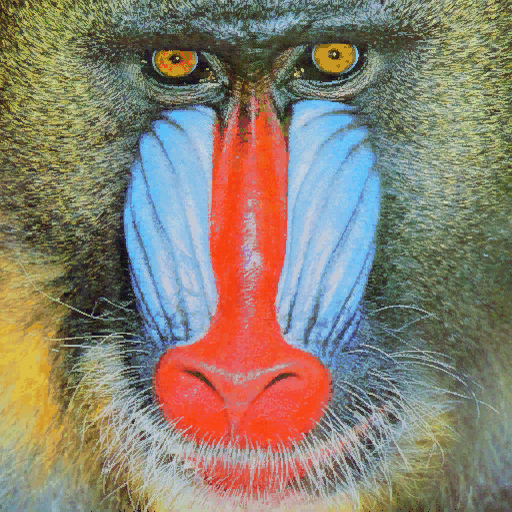
#> input picture P2/mandril.jpg, 512 x 512 px, found by its file name
$ jupyter execute VC_P2_CSM.ipynb   (older library calls are emulated)   (text cells are left out)
#> lines starting #> are read from the running program, lines starting #| are printed output that depends on the picture; after the words box and inside, x2 and y2 are one past the last pixel; in counts of white or black regions, pixels touching at a corner belong together
[cell 1]
import cv2
import numpy as np
import matplotlib.pyplot as plt
from PIL import Image, ImageDraw, ImageFont
img = cv2.imread('mandril.jpg')
#> img is the input picture: shape (512, 512, 3); mean B, G, R 112.9, 128.5, 137.5
img_rgb = cv2.cvtColor(img, cv2.COLOR_BGR2RGB)

[cell 2]
#El contenido de la imagen resultado de Canny, son valores 0 o 255, lo compruebas al descomentar
#print(canny)
#Cuenta el número de píxeles blancos (255) por fila
#Suma los valores de los pixeles por fila


def calculate_maxUmbral(val):
    max_val = np.max(val)
    umbral = max_val * 0.9
    position = np.where(val > umbral)[0]
    return max_val, umbral, position


gris = cv2.cvtColor(img, cv2.COLOR_BGR2GRAY)
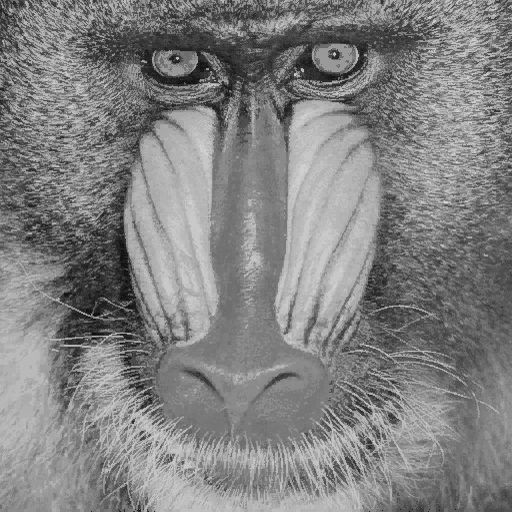
#> gris: shape (512, 512); min 6, max 220, mean 129.4
canny = cv2.Canny(gris, 100, 200)
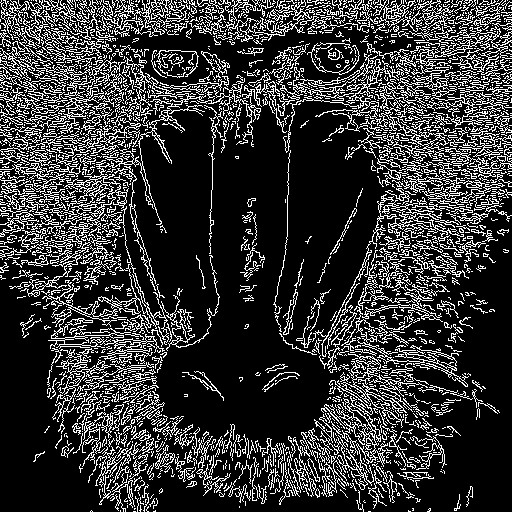
#> canny: shape (512, 512); 21.2% white in thin lines or dots

row_counts = cv2.reduce(canny, 1, cv2.REDUCE_SUM, dtype=cv2.CV_32SC1)
#> row_counts = 512 values, max 56100 at index 12, min 4335 at index 507, mean 27646.1
col_counts = cv2.reduce(canny, 0, cv2.REDUCE_SUM, dtype=cv2.CV_32SC1)


#Normaliza en base al número de filas, primer valor devuelto por shape, y al valor máximo del píxel (255)
#Para poder nromalizarla tenemos que coger todo los valores de la primera dimensión y el primero de la segunda, [fila, fila]
rows_canny = row_counts[:,0] / (255 * canny.shape[1])
#> rows_canny = 512 values, max 0.43 at index 12, min 0.0332 at index 507, mean 0.212
max_val_row_canny, umbral_row_canny, position_row_canny = calculate_maxUmbral(rows_canny)
#> in calculate_maxUmbral, `max_val = np.max(val)`: max_val = 0.43
#> in calculate_maxUmbral, `umbral = max_val * 0.9`: umbral = 0.387
#> in calculate_maxUmbral, `position = np.where(val > umbral)[0]`: position = [6, 12, 15, 20, 21, 88, 100]
#> max_val_row_canny = 0.43; umbral_row_canny = 0.387; position_row_canny = [6, 12, 15, 20, 21, 88, 100]

cols_canny = col_counts[0] / (255 * canny.shape[0])
#> cols_canny = 512 values, max 0.365 at index 104, min 0.0566 at index 261, mean 0.212
max_val_col_canny, umbral_col_canny, position_col_canny = calculate_maxUmbral(cols_canny)
#> max_val_col_canny = 0.365; umbral_col_canny = 0.329; position_col_canny = 19 values from 67 to 403

#Muestra dicha cuenta gráficamente
plt.figure()
plt.subplot(1, 2, 1)
plt.axis("off")
plt.title("Canny")
plt.imshow(canny, cmap='gray')
plt.plot(np.zeros_like(position_row_canny), position_row_canny, 'bo')
plt.plot(position_col_canny, np.zeros_like(position_col_canny), 'ro')

plt.figure()
plt.subplot(2, 1, 1)
plt.title("FIlas con candy")
plt.xlabel("Filas")
plt.ylabel("% píxeles")
plt.plot(rows_canny)
plt.plot(position_row_canny, rows_canny[position_row_canny], 'ro')


plt.subplot(2, 1, 2)
plt.title("Columnas con candy")
plt.xlabel("columnas")
plt.ylabel("% píxeles")
plt.plot(cols_canny)
plt.plot(position_col_canny, cols_canny[position_col_canny], 'ro')

#Rango en x definido por las columnas
plt.xlim([0, canny.shape[1]])
plt.tight_layout() # permite ajustar automáticamente los subplots para que no se solapen
#> figure, not shown here; panel 1: curve peaks at x = 12, y = 0.43; panel 2: curve peaks at x = 104, y = 0.365; panel 2: curve peaks at x = 104, y = 0.365

[cell 3]
# Imagen de sobel
# Gaussiana para suavizar la imagen original, eliminando altas frecuencias
ggris = cv2.GaussianBlur(gris, (3, 3), 0)

#Calcula en ambas direcciones (horizontal y vertical)
sobelx = cv2.Sobel(ggris, cv2.CV_64F, 1, 0)  # x
sobely = cv2.Sobel(ggris, cv2.CV_64F, 0, 1)  # y
#Combina ambos resultados
sobel = cv2.add(sobelx, sobely)
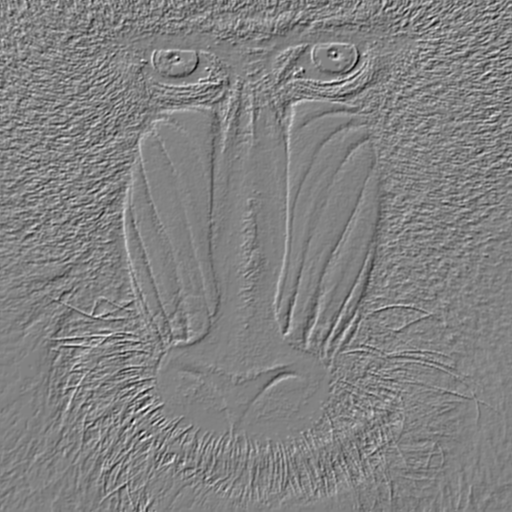
#> sobel: shape (512, 512) float64; min -594, max 570, mean -0.1; drawn with min black and max white
# Conversión a byte con openCV
sobel8 = cv2.convertScaleAbs(sobel)
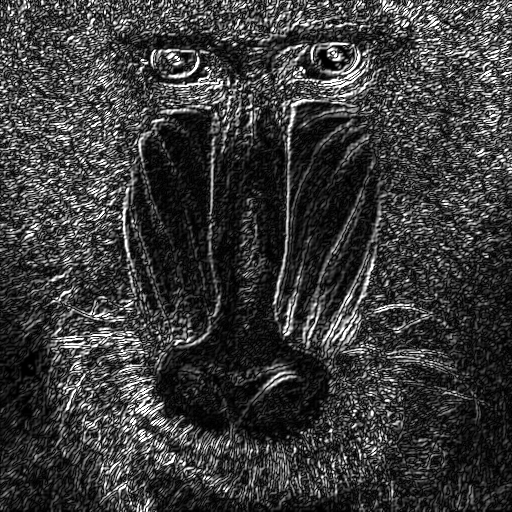
#> sobel8: shape (512, 512); min 0, max 255, mean 58.4


valorUmbral = 90
_, imagenUmbralizada = cv2.threshold(sobel8, valorUmbral, 255, cv2.THRESH_BINARY)
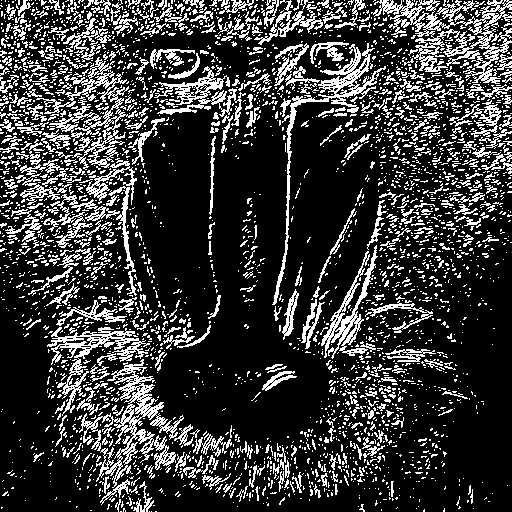
#> imagenUmbralizada: shape (512, 512); 22.3% white in thin lines or dots

row_count_sobel = cv2.reduce(imagenUmbralizada, 1, cv2.REDUCE_SUM, dtype=cv2.CV_32SC1)
#> row_count_sobel = 512 values, max 60945 at index 3, min 6120 at index 509, mean 29139.7
col_count_sobel = cv2.reduce(imagenUmbralizada, 0, cv2.REDUCE_SUM, dtype=cv2.CV_32SC1)

rows_sobel = row_count_sobel[:,0] / (255 * imagenUmbralizada.shape[1])
#> rows_sobel = 512 values, max 0.467 at index 3, min 0.0469 at index 509, mean 0.223
max_val_sobel, umbral_sobel, position_row_sobel = calculate_maxUmbral(rows_sobel)
#> max_val_sobel = 0.467; umbral_sobel = 0.42; position_row_sobel = 23 values from 1 to 100
cols_sobel = col_count_sobel[0] / (255 * imagenUmbralizada.shape[0])
#> cols_sobel = 512 values, max 0.471 at index 127, min 0.0527 at index 261, mean 0.223
max_val_sobel, umbral_sobel, position_col_sobel = calculate_maxUmbral(cols_sobel)
#> max_val_sobel = 0.471; umbral_sobel = 0.424; position_col_sobel = [104, 105, 127, 287, 288]


plt.figure(figsize=(14, 10))
plt.subplot(2, 2, 1)
plt.axis("off")
plt.title("Canny")
plt.imshow(canny, cmap='gray')


plt.subplot(2, 2, 2)
plt.axis("off")
plt.title("Sobel Umbralizado")
plt.imshow(imagenUmbralizada, cmap='gray')

plt.show()

img_sobel_marcada = imagenUmbralizada.copy()
img_canny_marcada = canny.copy()

plt.figure(figsize=(14, 10))
plt.subplot(2, 2, 1)
plt.axis("off")
plt.title("Canny rojo columnas, azul filas")
plt.imshow(img_canny_marcada, cmap='gray')
plt.plot(np.zeros_like(position_row_canny), position_row_canny, 'bo')
plt.plot(position_col_canny,np.zeros_like(position_col_canny), 'ro')


plt.subplot(2, 2, 2)
plt.axis("off")
plt.title("Sobel Umbralizado: Rojo columnas, Azul filas")
plt.imshow(img_sobel_marcada, cmap='gray')
plt.plot(np.zeros_like(position_row_sobel), position_row_sobel, 'bo')
plt.plot(position_col_sobel, np.zeros_like(position_col_sobel), 'ro')
plt.show()
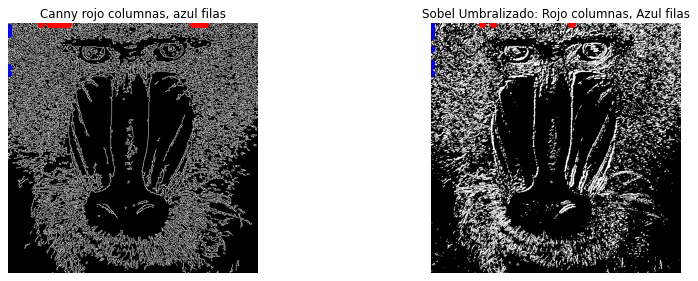
#> figure drawn by matplotlib, 2 panels

plt.figure(figsize=(14, 10))
plt.subplot(2, 1, 1)
plt.plot(rows_canny, label="Canny")
plt.plot(rows_sobel, label="Sobel")
plt.plot(position_row_sobel, rows_sobel[position_row_sobel], 'o', color='orange')
plt.plot(position_row_canny, rows_canny[position_row_canny], 'bo')
plt.xlabel("Filas"); plt.ylabel("% píxeles"); plt.legend()
plt.tight_layout()

plt.subplot(2, 1, 2)
plt.plot(cols_canny, label="Canny")
plt.plot(cols_sobel, label="Sobel")
plt.plot(position_col_sobel, cols_sobel[position_col_sobel], 'o', color='orange')
plt.plot(position_col_canny, cols_canny[position_col_canny], 'bo')
plt.xlabel("columnas"); plt.ylabel("% píxeles"); plt.legend()
plt.tight_layout()
plt.show()
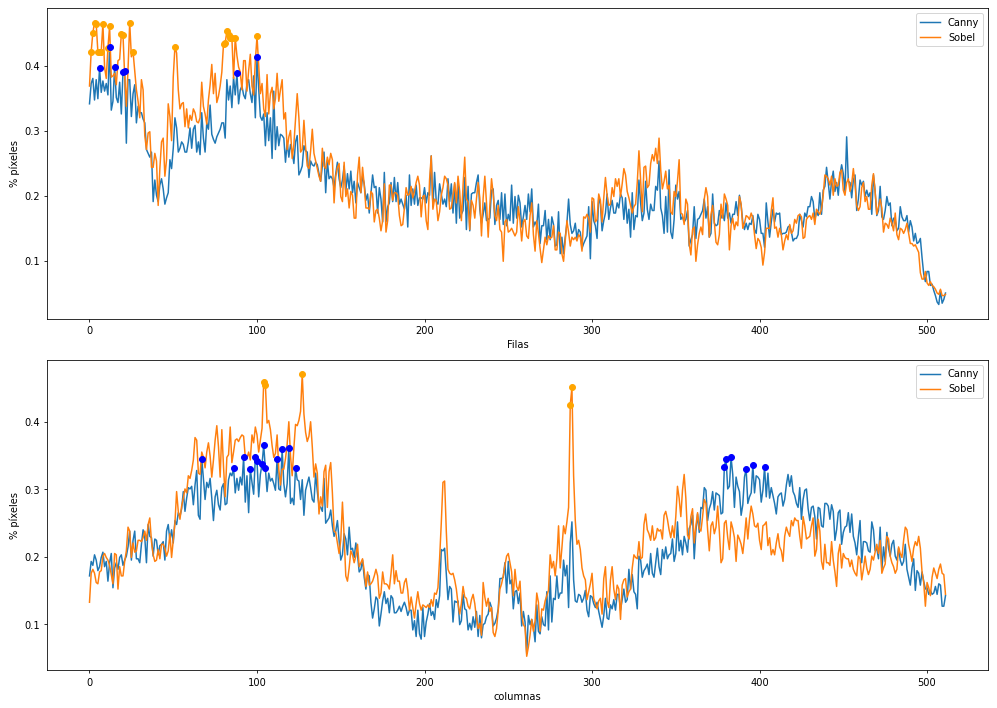
#> figure drawn by matplotlib, 2 panels; panel 1: curve peaks at x = 12, y = 0.43; panel 1: curve peaks at x = 3, y = 0.467; panel 1: curve peaks at x = 3, y = 0.467; panel 2: curve peaks at x = 104, y = 0.365

[cell 4]
# Definimos un pequeño "Sistema de Partículas" para las burbujas
class Burbuja:
    def __init__(self, x, y):
        self.x = x
        self.y = y
        self.vx = random.uniform(-2, 2)
        self.vy = random.uniform(-6, -2)
        self.radio = random.randint(5, 25)

        # Colores aleatorios estilo neón/burbuja de jabón (Formato BGR en OpenCV)
        self.color = (random.randint(150, 255), random.randint(200, 255), random.randint(200, 255))
        self.vida = 255 # Tiempo de vida antes de explotar/desaparecer

    def actualizar(self):
        # Actualizamos posición
        self.x += self.vx
        self.y += self.vy
        self.vida -= 4 #Envejecimiento de la burbuja
        self.vx += random.uniform(-0.5, 0.5) #Movimiento aleatorio para simular el efecto de flotar

[cell 5]
import cv2
import numpy as np
import random

vid = cv2.VideoCapture(0)
eliminadorFondo = cv2.createBackgroundSubtractorMOG2(history=500, varThreshold=50, detectShadows=False)

# Lista para guardar todas las burbujas activas en la pantalla
lista_burbujas = []

while True:
    ret, frame = vid.read()
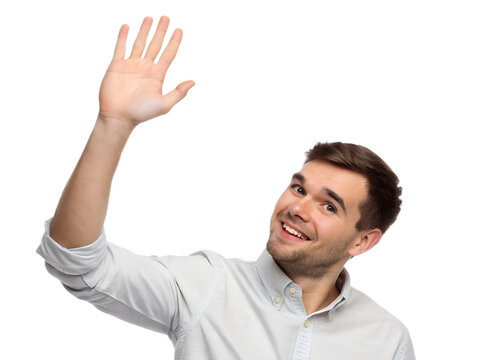
#> input picture P2/waving_hand.jpg, 480 x 360 px, given in place of the camera
#> frame is the input picture: shape (360, 480, 3); mean B, G, R 225.7, 228.7, 235
    if ret:

        frame = cv2.flip(frame, 1)
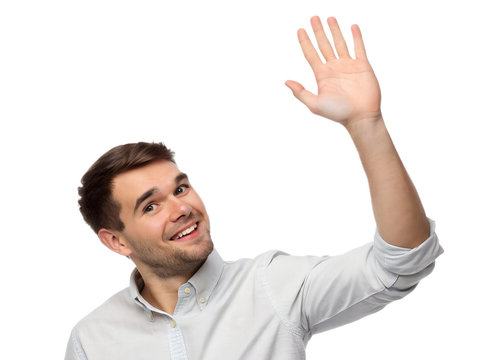
#> frame: shape (360, 480, 3); mean B, G, R 225.7, 228.7, 235
        objetos = eliminadorFondo.apply(frame)
#> objetos: shape (360, 480); every value is 255

        filas = cv2.reduce(objetos, 1, cv2.REDUCE_SUM, dtype=cv2.CV_32SC1)[:, 0]
#> filas = 360 values from 122400 to 122400
        cols = cv2.reduce(objetos, 0, cv2.REDUCE_SUM, dtype=cv2.CV_32SC1)[0]
#> cols = 480 values from 91800 to 91800
        val_max_fila = int(np.max(filas))
#> val_max_fila = 122400
        val_max_col = int(np.max(cols))
#> val_max_col = 91800
        umbral = 5000

        if val_max_fila > umbral and val_max_col > umbral:
            max_val, umbral, position_row = calculate_maxUmbral(filas)
#> max_val = 122400; umbral = 110160; position_row = 360 values from 0 to 359
            max_val_col, umbral_col, position_col = calculate_maxUmbral(cols)
#> max_val_col = 91800; umbral_col = 82620; position_col = 480 values from 0 to 479

            num_burbujas = int(max_val / 5000)
#> num_burbujas = 24
            num_burbujas = min(num_burbujas, 4) # Limite
#> num_burbujas = 4

            for x in range(num_burbujas):
                bx = random.randint(0, frame.shape[1])
                by = random.randint(0, frame.shape[0])
                lista_burbujas.append(Burbuja(bx, by))


        for burbuja in lista_burbujas[:]: # Iteramos sobre una copia de la lista
            burbuja.actualizar() #actualizamos la posición y vida de la burbuja
            # Si la burbuja se sale por arriba o su vida se acaba, la borramos
            if burbuja.vida <= 0 or burbuja.y < 0 or burbuja.x < 0 or burbuja.x > frame.shape[1]:
                lista_burbujas.remove(burbuja)
            else:
                # Dibujar la burbuja (grosor 2 para que sea hueca)
                cv2.circle(frame, (int(burbuja.x), int(burbuja.y)), int(burbuja.radio), burbuja.color, 2)
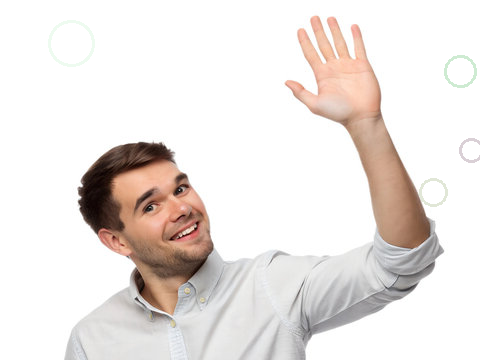
#> frame: shape (360, 480, 3); 0.64% of pixels changed, all inside (x1, y1, x2, y2) = (48, 20, 480, 207)
#> after the loop, lista_burbujas = 4 items

        cv2.imshow('Generador de Burbujas por Movimiento', frame)

    # Detenemos pulsado ESC
    if cv2.waitKey(20) == 27:
#> (key Esc is pressed here)
        break

vid.release()
cv2.destroyAllWindows()
